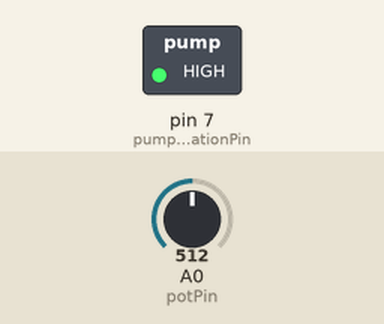
Simulated run of this sketch. Board: Arduino Uno, built with avr-gcc and run on an emulated ATmega328P. On the bench: switched loads named in the sketch (green lamp = pin HIGH). The test bench sets the inputs (shaded band); at power-on: A0 (potPin) = 512.

Above: at 1.8 s.
1.9 s: A0 (potPin) set to 0
3.6 s: A0 (potPin) set to 122
At 3.9 s:
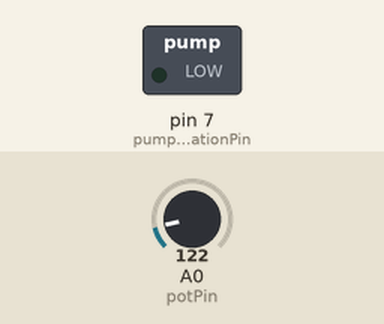
Timing chart, 0 to 13.1 s (numbered marks = the images above; inputs shaded):
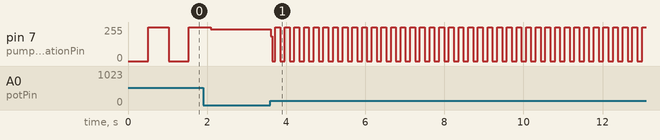

Measured:
- after the input at 3.6 s, pin 7 (pumpActivationPin): 239/255 → 187/255 at once, then moves between 0/255 and 255/255, repeating every 0.24 s

The sketch:

WIMSMotor_AgitationSystemAssemblyCode.ino
```cpp
// WIMS Motor/Agitation Motor Assembly Code
// This example uses an Arduino two-channel relay to control the WIMS pump/agitation motor within a specified period.

// Authored by: Trevor Snodgrass
// Last Modified: 2016

int pumpActivationPin = 7; // Pin to Activate Pump
int potPin = A0;           // Connect a potentiometer to analog pin A0

void setup() {
  pinMode(pumpActivationPin, OUTPUT);
  digitalWrite(pumpActivationPin, HIGH); // Ensure the pump is initially deactivated
}

void controlMotor(int activationTime) {
  digitalWrite(pumpActivationPin, LOW);
  delay(activationTime);
  digitalWrite(pumpActivationPin, HIGH);
  delay(activationTime);
}

void loop() {
  int activationTime = analogRead(potPin); // Read the potentiometer value
  controlMotor(activationTime);
}
```
